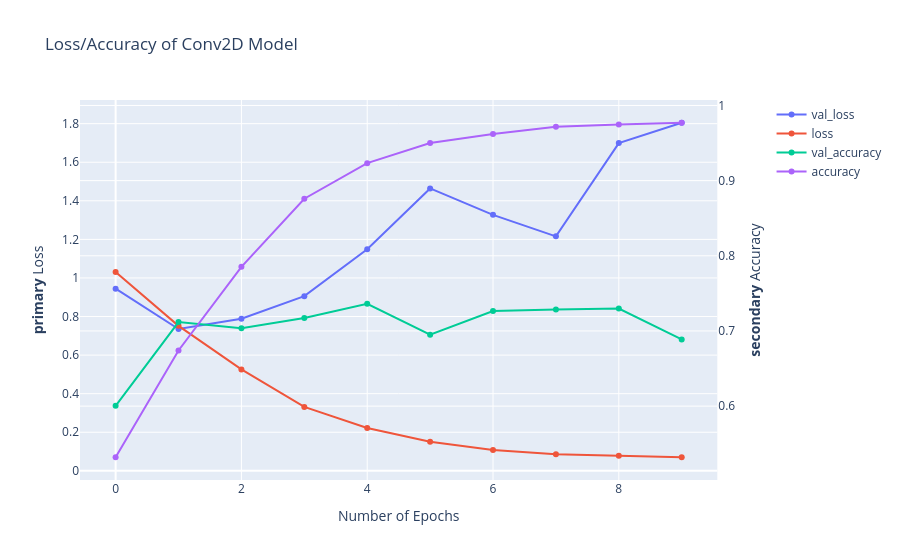

Notebook code cell kept with this figure:
### Code cell
fig = make_subplots(specs=[[{"secondary_y": True}]])

# Add traces
fig.add_trace(
    go.Scatter( y=model_fit.history['val_loss'], name="val_loss"),
    secondary_y=False)

fig.add_trace(
    go.Scatter( y=model_fit.history['loss'], name="loss"),
    secondary_y=False)

fig.add_trace(
    go.Scatter( y=model_fit.history['val_accuracy'], name="val_accuracy"),
    secondary_y=True)

fig.add_trace(
    go.Scatter( y=model_fit.history['accuracy'], name="accuracy"),
    secondary_y=True)

# Add figure title
fig.update_layout(
    title_text="Loss/Accuracy of Conv2D Model")

# Set x-axis title
fig.update_xaxes(title_text="Number of Epochs")

# Set y-axes titles
fig.update_yaxes(title_text="<b>primary</b> Loss", secondary_y=False)
fig.update_yaxes(title_text="<b>secondary</b> Accuracy", secondary_y=True)

fig.show()

### Figure 1 — Plotly figure (JSON) as saved in the notebook; plotly's stock layout.template omitted (floating-point values rounded to 4 significant figures)
{"data": [{"name": "val_loss", "type": "scatter", "xaxis": "x", "y": [0.9447, 0.735, 0.7884, 0.9057, 1.149, 1.464, 1.327, 1.216, 1.699, 1.805], "yaxis": "y"}, {"name": "loss", "type": "scatter", "xaxis": "x", "y": [1.03, 0.7517, 0.5259, 0.3312, 0.2225, 0.1511, 0.1079, 0.08639, 0.07835, 0.07042], "yaxis": "y"}, {"name": "val_accuracy", "type": "scatter", "xaxis": "x", "y": [0.6004, 0.7119, 0.7035, 0.7171, 0.7361, 0.6951, 0.7266, 0.7287, 0.7298, 0.6887], "yaxis": "y2"}, {"name": "accuracy", "type": "scatter", "xaxis": "x", "y": [0.532, 0.674, 0.7853, 0.876, 0.9232, 0.9499, 0.9622, 0.9716, 0.9748, 0.977], "yaxis": "y2"}], "layout": {"title": {"text": "Loss/Accuracy of Conv2D Model"}, "xaxis": {"anchor": "y", "domain": [0, 0.94], "title": {"text": "Number of Epochs"}}, "yaxis": {"anchor": "x", "domain": [0, 1], "title": {"text": "<b>primary</b> Loss"}}, "yaxis2": {"anchor": "x", "overlaying": "y", "side": "right", "title": {"text": "<b>secondary</b> Accuracy"}}}}
